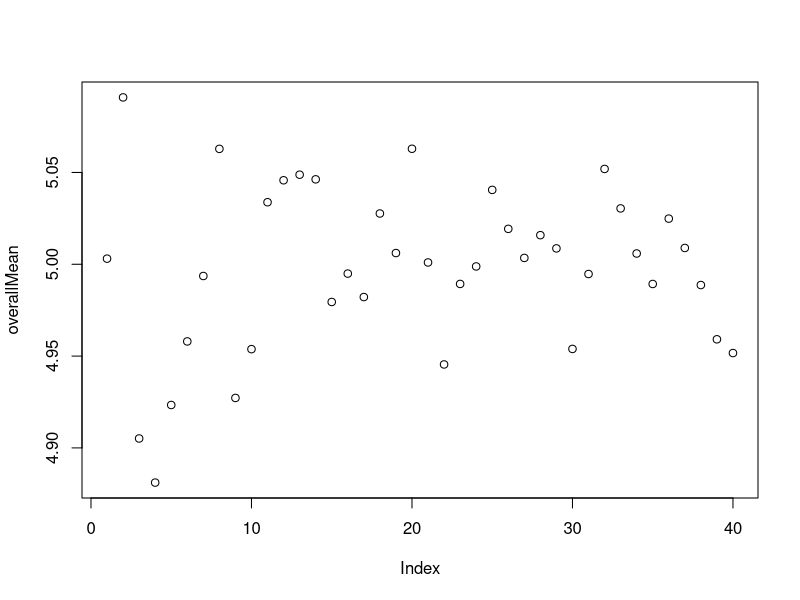
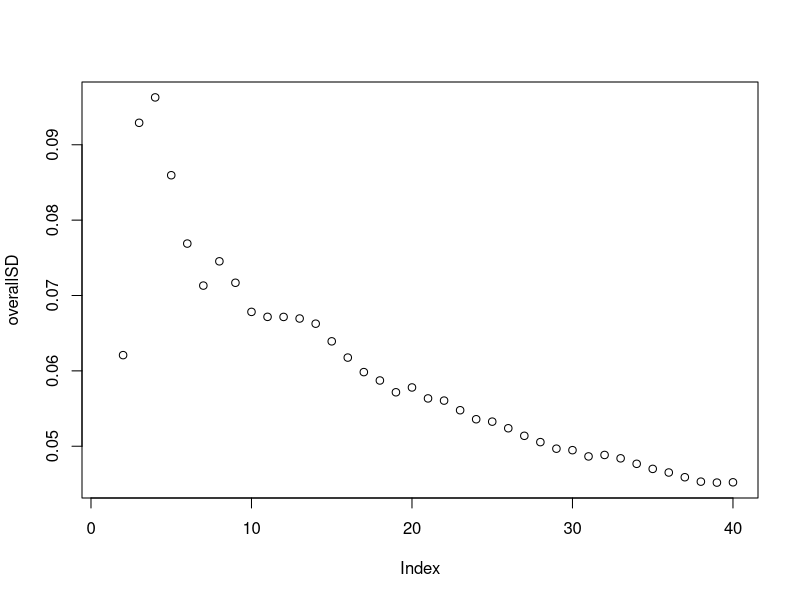
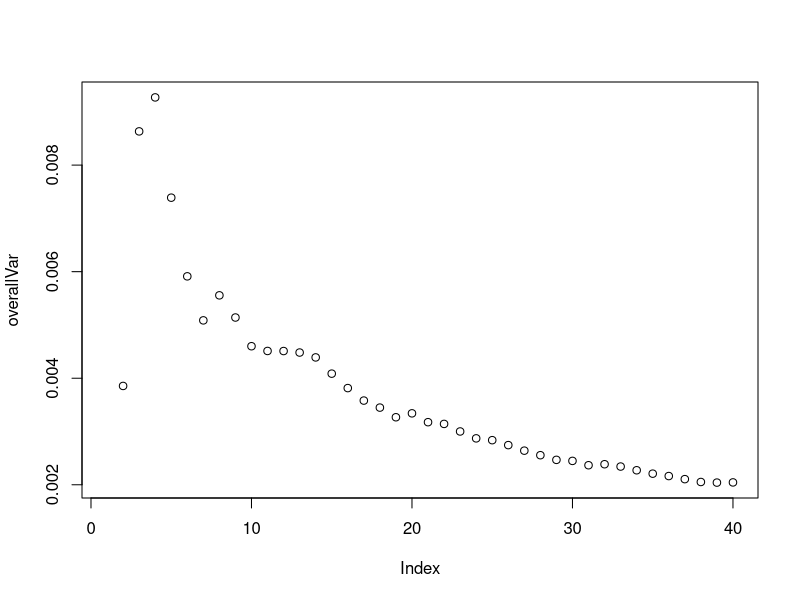
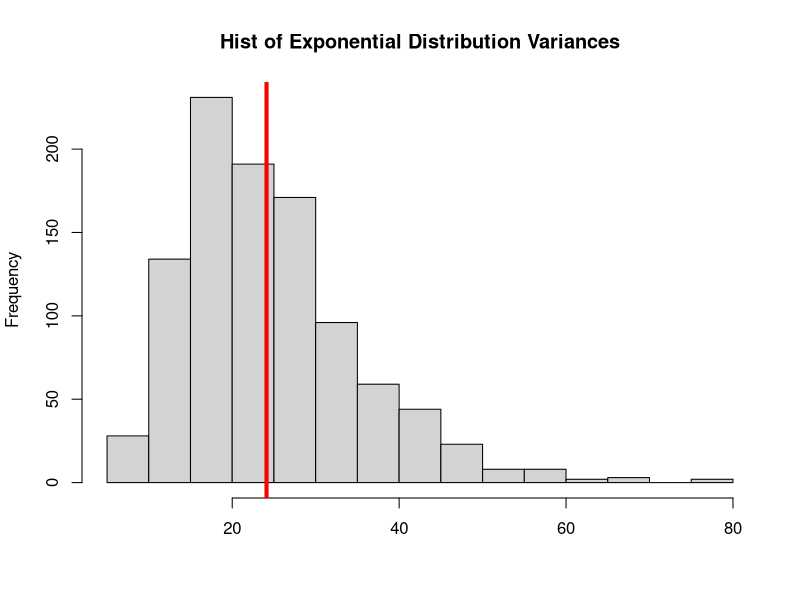
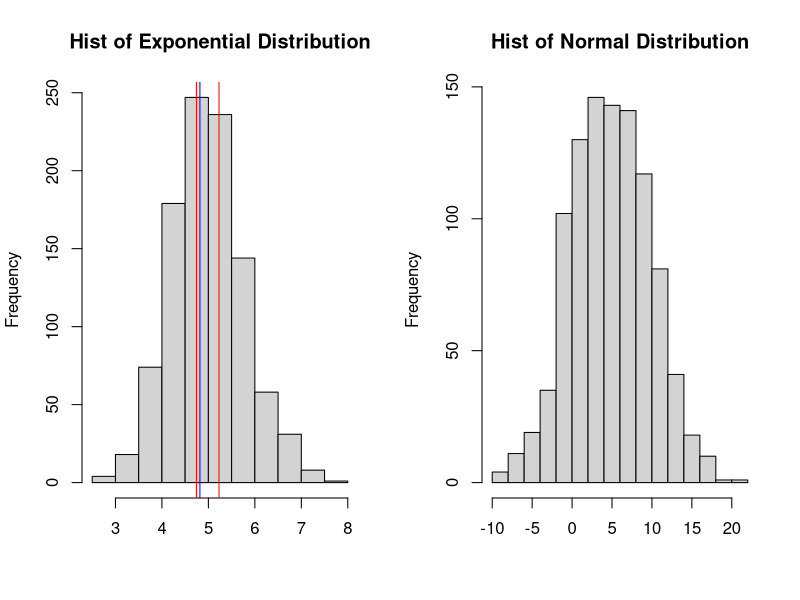
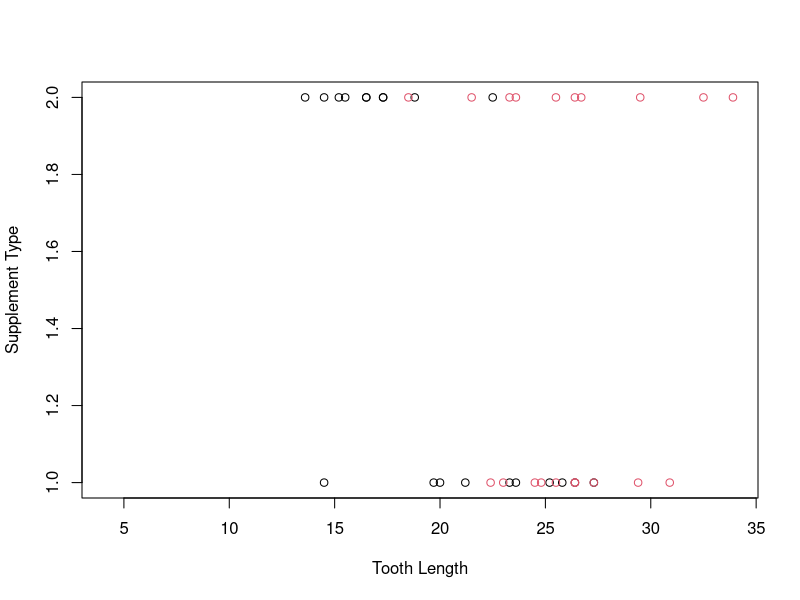
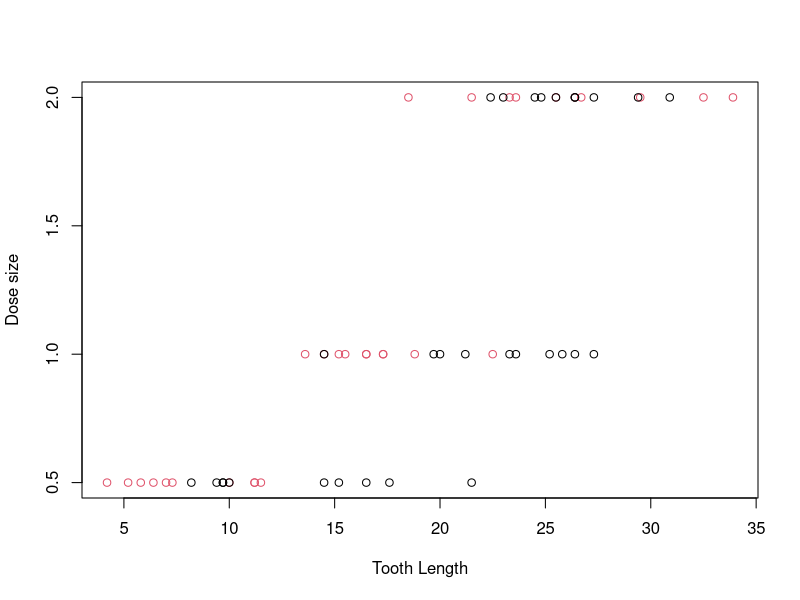
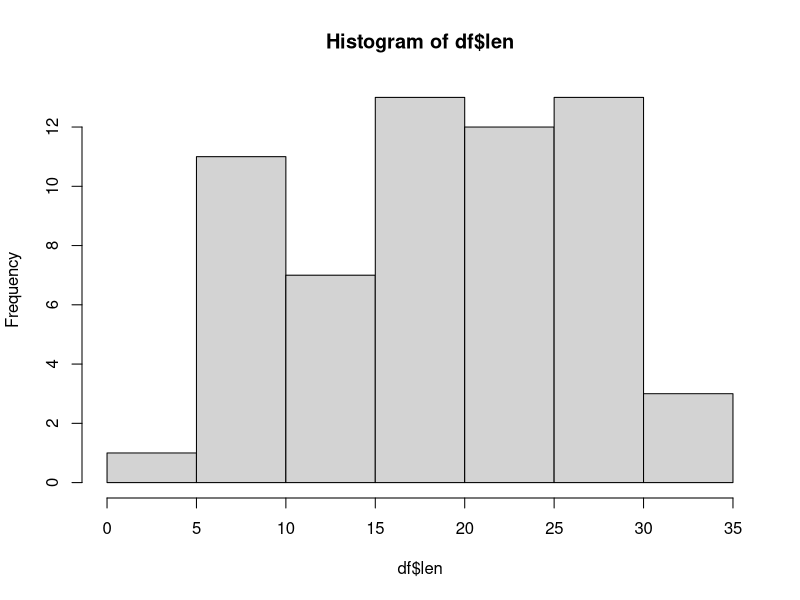

Generate these figures, in order, with R:
###### Clearing workspace ######
rm(list=ls())
cat("\014")
################################

library(datasets)
library(lattice)

### Comparing the Exponential distribution to the Uniform distribution ###
# Set random seed and constants
set.seed(1234)
lambda <- 0.2
rMean <- 1/lambda
rSD <- 1/lambda
n <- 40
numSims <- 1000

# Show convergence to the normal distribution over 40 simulations
  overallMean <- c()
  overallSD <- c()
  overallVar <- c()
  for(i in 1:n){
    expData <- rexp(n = i*numSims, rate = lambda)
    expDataMatrix <- matrix(expData, nrow = numSims, ncol = i)
    expDataMeanArray <- apply(expDataMatrix, 1, mean)
    overallMean <- c(overallMean, mean(expDataMeanArray))
    overallSD <- c(overallSD, sd(overallMean))
    overallVar <- c(overallVar, var(overallMean))
  }

  plot(overallMean)
  plot(overallSD)
  plot(overallVar)

  overallMean[length(overallMean)]
  overallSD[length(overallSD)]
  overallVar[length(overallVar)]

# Show distribution of means over final simulation:
  finalExpData <- rexp(n = n*numSims, rate = lambda)
  finalExpDataMatrix <- matrix(finalExpData, nrow = numSims, ncol = n)
  finalExpMeanArray <- apply(finalExpDataMatrix, 1, mean)
  finalExpVarArray <- apply(finalExpDataMatrix, 1, var)
  finalExpMean <- mean(finalExpMeanArray)
  finalExpSD <- sd(finalExpMeanArray)
  finalExpVar <- var(finalExpMeanArray)
  standError <- finalExpSD/sqrt(n)
  upperCI <- finalExpMean + 1.96*standError
  lowerCI <- finalExpMean - 1.96*standError
  finalExpMean
  finalExpSD
  finalExpVar
  

# Normal distribution
  normDist <- rnorm(n = numSims, mean = 1/lambda, sd = 1/lambda)
  normDistMean <- mean(normDist)
  normDistSD <- sd(normDist)
  normDistVar <- var(normDist)
  normDistMean
  normDistSD
  normDistVar

  hist(finalExpVarArray, xlab = "", main = "Hist of Exponential Distribution Variances")
  abline(v = normDistVar, col = "red", lwd = 4)
  legend(x = c(60, 77), y = c(290, 370), c("Exp", "Norm"), lty = c(1,1), col = c("black", "red"), lwd = c(2.5,2.5))
  mean(finalExpVarArray)

  par(mfrow = c(1,2))
  hist(finalExpMeanArray, xlab = "", main = "Hist of Exponential Distribution")
  abline(v = lowerCI, col = "red")
  abline(v = upperCI, col = "red")
  abline(v = normDistMean, col = "blue")
  hist(normDist, xlab = "", main = "Hist of Normal Distribution")

### Examining the ToothGrowth Data ###
# Loading data
  dev.off()
  df <- ToothGrowth
  
# Exploring the data
  head(df)  
  str(df)
  summary(df)

  plot(df$len, df$supp, col = df$dose, xlab = "Tooth Length", ylab = "Supplement Type")
  plot(df$len, df$dose, col = df$supp, xlab = "Tooth Length", ylab = "Dose size")
  hist(df$len)
  
  aggregate(len ~ dose, df, function(x) length(unique(x)))
  aggregate(len ~ supp, df, function(x) length(unique(x)))
  
# Visualizing the data
  boxplot(len~supp, data = df, xlab = "Supplement", ylab = "Tooth Length")
  boxplot(len~dose, data = df, xlab = "Dose", ylab = "Tooth Length")
  xyplot(len~supp|factor(dose), data = df, xlab = "Supplementation Method", 
         ylab = "Tooth Length", main = "Vitamin C Supplementation by Dose Size",
         col = c("red", "blue"))
  
  bwplot(len~supp|factor(dose), data = df, xlab = "Supplementation Method",
         ylab = "Tooth Length", main = "Vitamin C Supplementation by Dose Size",
         col = c("red", "blue"))
  
# Performing hypothesis testing
  # First test is checking to see if the dose size affects the tooth length
  # H0 = Tooth length is not affected by dose size
  # Ha = Tooth length is affected by dose size

  # Separate dose size into distinct subsets:
  doseSub1 <- subset(df, df$dose %in% c(0.5, 1.0))  
  doseSub2 <- subset(df, df$dose %in% c(0.5, 2.0))
  doseSub3 <- subset(df, df$dose %in% c(1.0, 2.0))
  
  # Perform single tailed T Tests on the subsetted data
  doseTTest1 <- t.test(len ~ dose, data = doseSub1)
  doseTTest2 <- t.test(len ~ dose, data = doseSub2)
  doseTTest3 <- t.test(len ~ dose, data = doseSub3)

  doseTTest1
  doseTTest2
  doseTTest3
  
  # Second test is checking to see if the supplement type affects tooth length
  # H0 = Tooth length is not affected by supplement type
  # Ha = Tooth length is affected by supplement type
  
  # Since there only exists 2 types of supplementation, we will not subset the dataset
  suppTTest <- t.test(len~supp, data = df)
  suppTTest
  
# Conclusion:
  # Since the p-value in the len/dose t tests were <<< 0.5, we can reject the null hypothesis
  # that the dose of vitamin C does not affect tooth length.  However, since the p-value in
  # the supplement test is > 0.5, we fail to reject the null hypothesis that the tooth length
  # is not affected by the supplement type.  We conclude that vitamin C is a valuable
  # supplement to help rodent's teeth grow longer, it does not matter if the supplement is
  # delivered through orange juice or ascorbic acid.